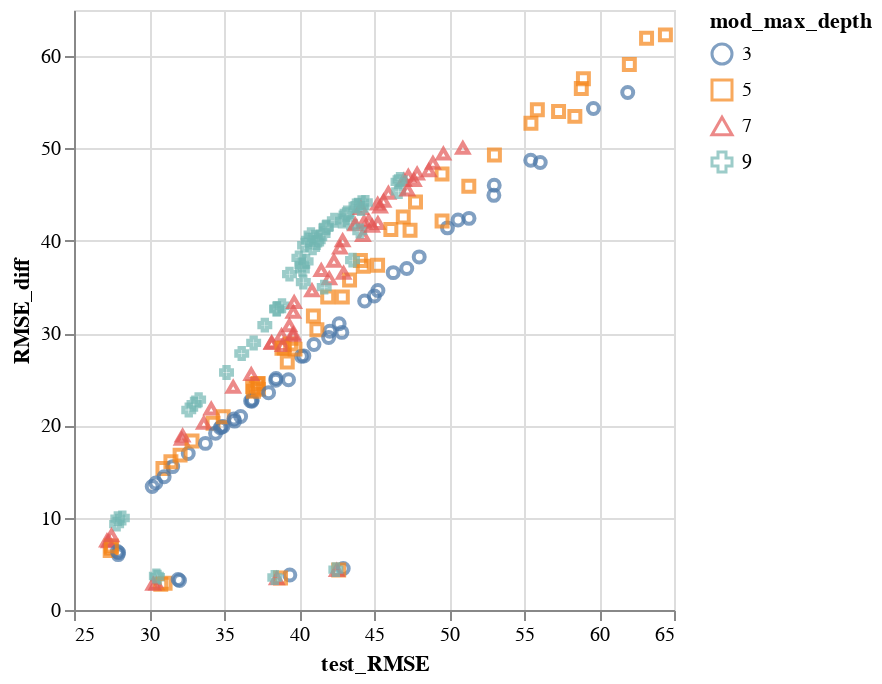
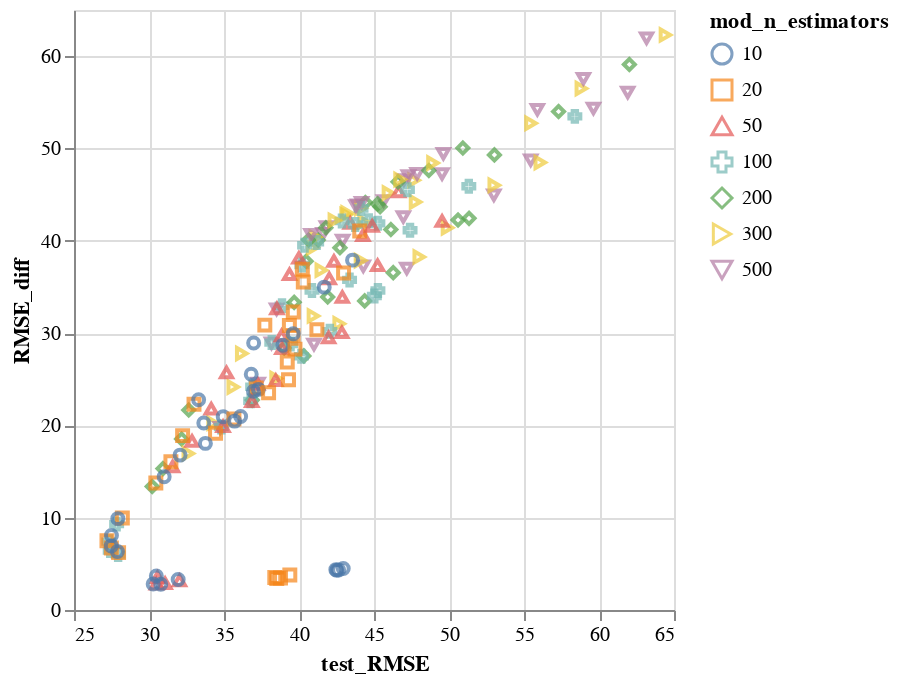
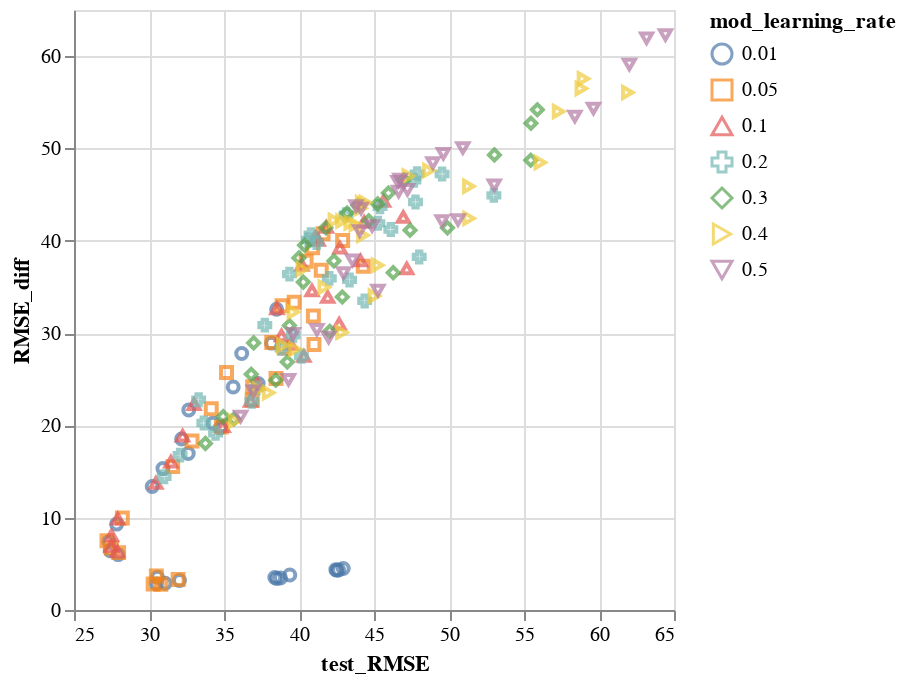

These figures' notebook cell, in order:
### Markdown cell above
Results from the most recent tuning group were viewed below.

### Code cell
print(loops.keys())
plot_results(pd.DataFrame(record), list(loops.keys()))

display(plot_results(pd.DataFrame(record), ['mod_max_depth']))
display(plot_results(pd.DataFrame(record), ['mod_n_estimators']))
display(plot_results(pd.DataFrame(record), ['mod_learning_rate']))

### Figure 1 — Vega-Lite specification as saved in the notebook (floating-point values rounded to 4 significant figures; data arrays with more than 128 entries replaced by an {"elided": "..."} marker saying what was removed)
{"config": {"view": {"continuousWidth": 300, "continuousHeight": 300}}, "data": {"name": "data-ed2bcf94bb739363c72c29c33e5dd8d0"}, "mark": {"type": "point"}, "encoding": {"color": {"field": "mod_max_depth", "type": "nominal"}, "shape": {"field": "mod_max_depth", "type": "nominal"}, "x": {"field": "test_RMSE", "scale": {"zero": false}, "type": "quantitative"}, "y": {"field": "RMSE_diff", "type": "quantitative"}}, "$schema": "https://vega.github.io/schema/vega-lite/v5.20.1.json", "datasets": {"data-ed2bcf94bb739363c72c29c33e5dd8d0": {"elided": "196 records"}}}

### Figure 2 — Vega-Lite specification as saved in the notebook (floating-point values rounded to 4 significant figures; data arrays with more than 128 entries replaced by an {"elided": "..."} marker saying what was removed)
{"config": {"view": {"continuousWidth": 300, "continuousHeight": 300}}, "data": {"name": "data-aad6a72a1c8b625c5fcbc695fa0963c7"}, "mark": {"type": "point"}, "encoding": {"color": {"field": "mod_n_estimators", "type": "nominal"}, "shape": {"field": "mod_n_estimators", "type": "nominal"}, "x": {"field": "test_RMSE", "scale": {"zero": false}, "type": "quantitative"}, "y": {"field": "RMSE_diff", "type": "quantitative"}}, "$schema": "https://vega.github.io/schema/vega-lite/v5.20.1.json", "datasets": {"data-aad6a72a1c8b625c5fcbc695fa0963c7": {"elided": "196 records"}}}

### Figure 3 — Vega-Lite specification as saved in the notebook (floating-point values rounded to 4 significant figures; data arrays with more than 128 entries replaced by an {"elided": "..."} marker saying what was removed)
{"config": {"view": {"continuousWidth": 300, "continuousHeight": 300}}, "data": {"name": "data-44fb28de2023544bac4c824344676c73"}, "mark": {"type": "point"}, "encoding": {"color": {"field": "mod_learning_rate", "type": "nominal"}, "shape": {"field": "mod_learning_rate", "type": "nominal"}, "x": {"field": "test_RMSE", "scale": {"zero": false}, "type": "quantitative"}, "y": {"field": "RMSE_diff", "type": "quantitative"}}, "$schema": "https://vega.github.io/schema/vega-lite/v5.20.1.json", "datasets": {"data-44fb28de2023544bac4c824344676c73": {"elided": "196 records"}}}
